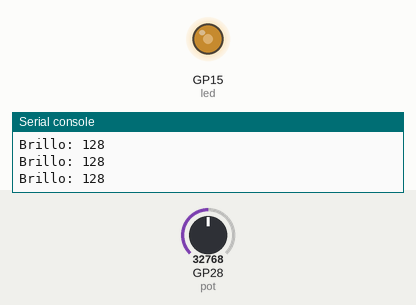
Simulated run of this program. Board: Raspberry Pi Pico running MicroPython. Shown: output pins drawn as LEDs (lit = HIGH), the last lines printed to the serial console. The inputs (shaded band) are chosen by the test bench; at power-on: GP28 (pot) = 32768 (analog values on the 0–65535 scale).

Above: at 1.3 s.
1.4 s: GP28 (pot) set to 45874
At 2.4 s:
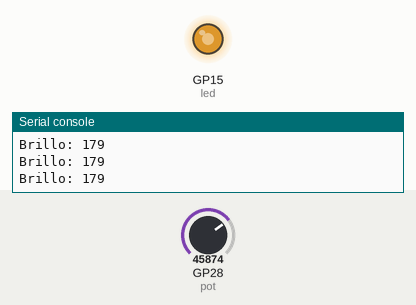
2.9 s: GP28 (pot) set to 57670
At 3.8 s:
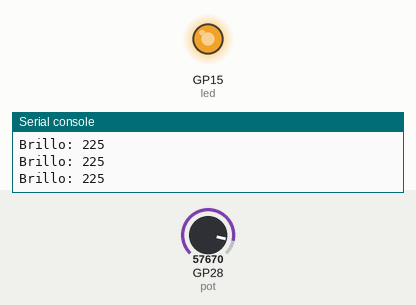
4.4 s: GP28 (pot) set to 7864
At 5.2 s:
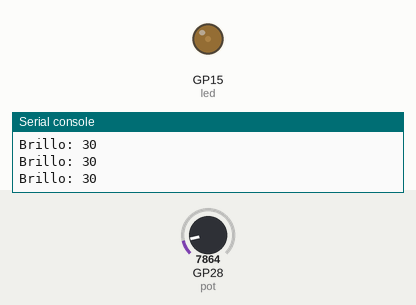
5.9 s: GP28 (pot) set to 0
At 6.6 s:
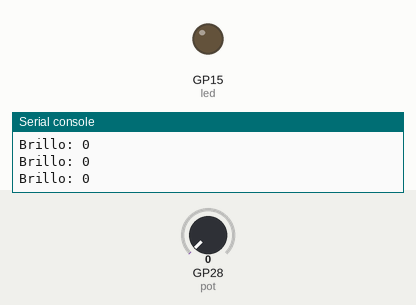
Timing chart, 0 to 8.4 s (numbered marks = the images above; inputs shaded):
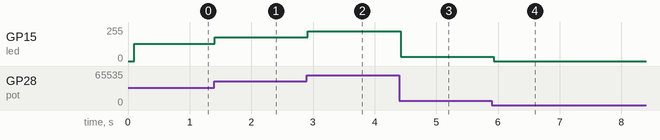

Measured:
- after the input at 1.4 s, GP15 (led): 128/255 → 178/255 at once
- after the input at 2.9 s, GP15 (led): 178/255 → 224/255 at once
- after the input at 4.4 s, GP15 (led): 224/255 → 31/255 at once
- after the input at 5.9 s, GP15 (led): 31/255 → 0/255 at once

The program:

main.py
```python
from machine import ADC, Pin, PWM
import time
time.sleep(0.1) # Wait for USB to become ready

pot = ADC(2)  # GP28
led = PWM(Pin(15))  # GP15
led.freq(1000)

while True:
    val = pot.read_u16()  # Valor de 0 a 65535
    duty = int(val / 256)  # Convertir a rango PWM (0-255 aprox)
    led.duty_u16(val)
    print("Brillo:", duty)
    time.sleep(0.05)
```
